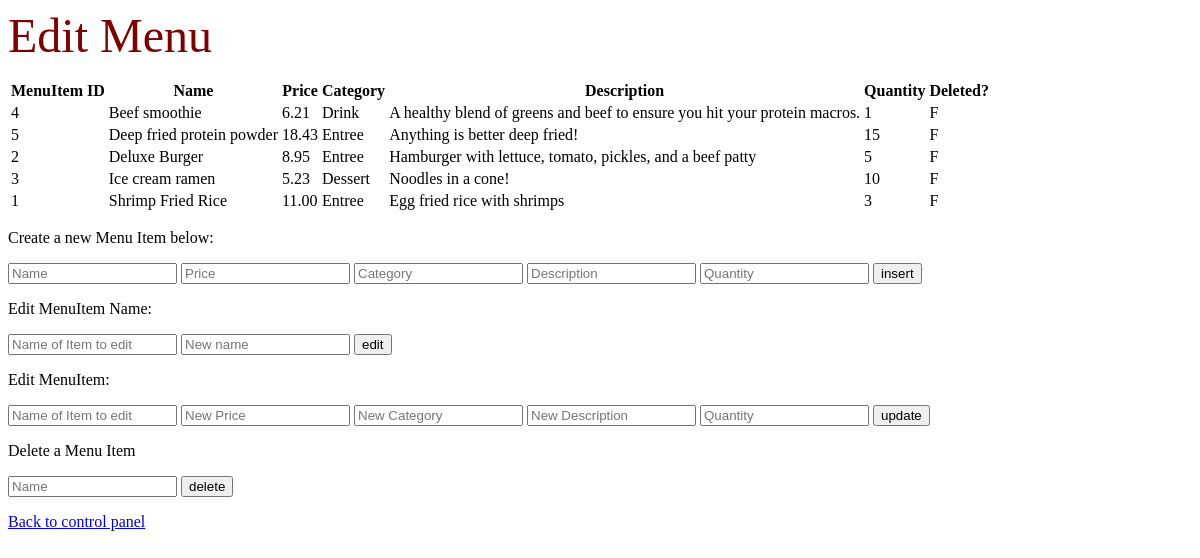
The app's page /admin_menu.php, older data.
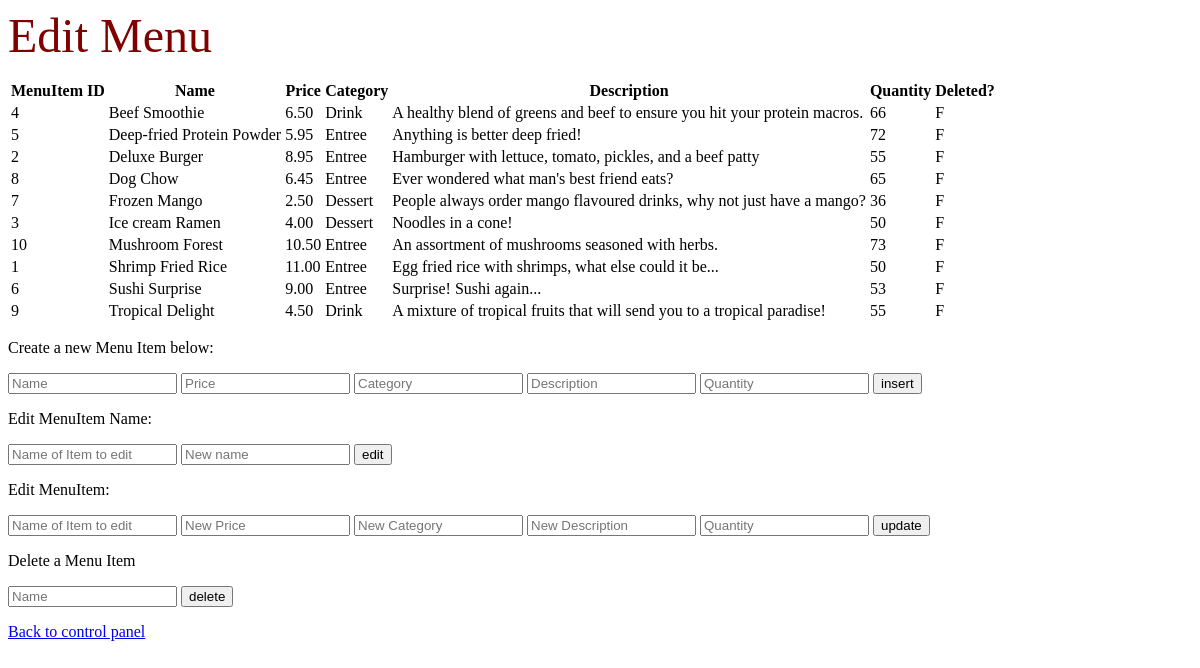
The same page, newer data.
### tables this page shows
CREATE TABLE Menuitem
	(menu_id INT AUTO_INCREMENT,
	name VARCHAR(80),
	price DECIMAL(5, 2) NOT NULL,
	category VARCHAR(30) NOT NULL,
	description VARCHAR(300) NULL,
	quantity INT NOT NULL,
	m_deleted CHAR(1) NOT NULL,
	UNIQUE (menu_id),
	PRIMARY KEY (name));

### admin_menu.php (the view, shortened to what this page needs)
<DOCTYPE html>
	<html>
</head>
<body>
	<p> <font size = "20" color = maroon >  Edit Menu</font></p>
	<?php
	require "base.php";
	function printResult($menu_result) {
		echo "<table><tr>
		<th>MenuItem ID</th>
		<th>Name</th>
		<th>Price</th>
		<th>Category</th>
		<th>Description</th>
		<th>Quantity</th>
		<th>Deleted?</th>
	</tr>";
	while($row = $menu_result->fetch_assoc()) {
		echo "<tr>
		<td>" . $row["menu_id"] . "</td>
		<td>" . $row["name"] . "</td>
		<td>" . $row["price"] . "</td>
		<td>" . $row["category"] . "</td>
		<td>" . $row["description"] . "</td>
		<td>" . $row["quantity"] . "</td>
		<td>" . $row["m_deleted"] . "</td>
	</tr>";
}
echo "</table>";
}
	$menu_sql = "SELECT * FROM MenuItem";
	$menu_result = $conn->query($menu_sql);
	printResult($menu_result);
	?>
	<p>Create a new Menu Item below:</p>
	<form method="POST">
		<input type="text" name="insName" size="18" pattern="*[A-Za-z]" placeholder="Name" required>
		<input type="text" name="insPrice" size="18" pattern="*[0-9]" placeholder="Price" required>
		<input type="text" name="insCat" size="18" placeholder="Category">
		<input type="text" name="insDescr" size="18" pattern="*[A-Za-z]" placeholder="Description">
		<input type="text" name="insqty" size="18" pattern="*[0-9]" placeholder="Quantity">
		<input type="submit" value="insert" name="create"></p>
	</form>
	<p> Edit MenuItem Name: </p>
	<form method="POST">
		<p><input type="text" name="oldname"  size="18" pattern="*[A-Za-z]" placeholder="Name of Item to edit" required>
			<input type="text" name="newname" size="18" pattern="*[A-Za-z]" placeholder="New name" required>
			<input type="submit" value="edit" name="editname"></p>
		</form>
		<p> Edit MenuItem: </p>
		<form method="POST">
			<p><input type="text" name="edName"  size="18" pattern="*[A-Za-z]" placeholder="Name of Item to edit" required>
				<input type="text" name="edPrice" size="18" pattern="*[0-9]" placeholder="New Price" required>
				<input type="text" name="edCat" size="18" placeholder="New Category">
				<input type="text" name="edDescr" size="18" pattern="*[A-Za-z]" placeholder="New Description">
				<input type="text" name="edqty" size="18" pattern="*[A-Za-z]" placeholder="Quantity">
				<input type="submit" value="update" name="editevry"></p>
			</form>
			<p> Delete a Menu Item</p>
			<form method="POST">
				<p><input type="text" name="delName" size="18" pattern="*[A-Za-z]" placeholder="Name" required>
					<input type="submit" value="delete" name="delete"></p>
				</form>
				<a href="index.php"> Back to control panel
				</body>
				</html>

Row changes from the older to the newer data that the page shows:
removed menuitem: menu "4", name "Beef smoothie", price "6.21", category "Drink", description "A healthy blend of greens and beef to ensure you hit your protein macros.", quantity "1", m_deleted "F"
removed menuitem: menu "5", name "Deep fried protein powder", price "18.43", category "Entree", description "Anything is better deep fried!", quantity "15", m_deleted "F"
removed menuitem: menu "3", name "Ice cream ramen", price "5.23", category "Dessert", description "Noodles in a cone!", quantity "10", m_deleted "F"
added menuitem: menu "4", name "Beef Smoothie", price "6.50", category "Drink", description "A healthy blend of greens and beef to ensure you hit your protein macros.", quantity "66", m_deleted "F"
added menuitem: menu "5", name "Deep-fried Protein Powder", price "5.95", category "Entree", description "Anything is better deep fried!", quantity "72", m_deleted "F"
changed menuitem "Deluxe Burger": quantity "5" → "55"
added menuitem: menu "8", name "Dog Chow", price "6.45", category "Entree", description "Ever wondered what man's best friend eats?", quantity "65", m_deleted "F"
added menuitem: menu "7", name "Frozen Mango", price "2.50", category "Dessert", description "People always order mango flavoured drinks, why not just have a mango?", quantity "36", m_deleted "F"
added menuitem: menu "3", name "Ice cream Ramen", price "4.00", category "Dessert", description "Noodles in a cone!", quantity "50", m_deleted "F"
added menuitem: menu "10", name "Mushroom Forest", price "10.50", category "Entree", description "An assortment of mushrooms seasoned with herbs.", quantity "73", m_deleted "F"
changed menuitem "Shrimp Fried Rice": description "Egg fried rice with shrimps" → "Egg fried rice with shrimps, what else could it be..."; quantity "3" → "50"
added menuitem: menu "6", name "Sushi Surprise", price "9.00", category "Entree", description "Surprise! Sushi again...", quantity "53", m_deleted "F"
added menuitem: menu "9", name "Tropical Delight", price "4.50", category "Drink", description "A mixture of tropical fruits that will send you to a tropical paradise!", quantity "55", m_deleted "F"
